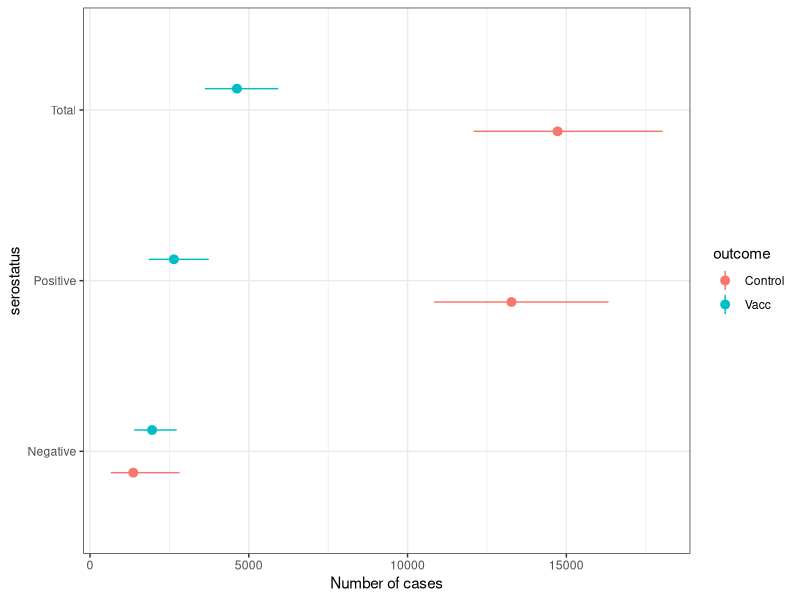
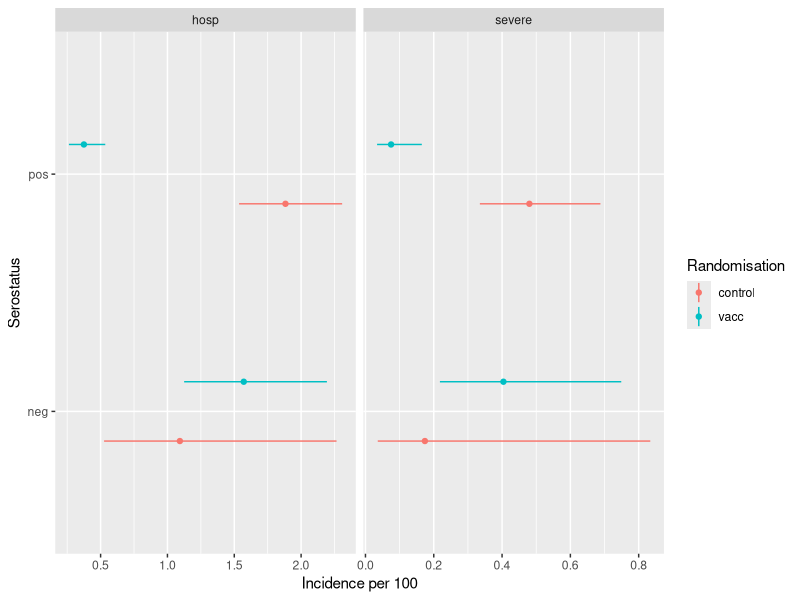

These figures' R source, in order:

# Expected relative proportion of breakthrough hospitalized dengue by serostatus in populations vaccinated with the CYD- tetravalent dengue vaccine in the Philippines
# written by Stefan Flasche using R version 3.5.3

# load packages
require(tidyverse)


# Data --------------------------------------------------------------------

# data: cumulative incidence over 5yrs observed in the trial and its stratification into 
#       seropositive and seronegative using PRNT50 with multiple imputation (in per 100). from Table S10
df <- tibble(no=1:8,
             randomisation = c("vacc","vacc","control","control","vacc","vacc","control","control"),
             serostatus = c("pos","neg","pos","neg","pos","neg","pos","neg"),
             outcome = c(rep("hosp",4),rep("severe",4)),
             incidence.ph.mid = c(.375,1.571,1.883,1.093,0.075,0.404,0.48,0.174),
             incidence.ph.lo = c(.263,1.125,1.536,.526,0.034,0.218,0.335,0.036),
             incidence.ph.hi = c(.535,2.193,2.307,2.265,0.165,0.749,0.688,0.834))

# data : Hazard Ratio in seronegatives by time period (table S23), all studies, MI MO used.
df.t <- tibble(Year = rep(c("Active Phase","Year 1 of Hospital Phase","Year 2 of Hospital Phase", "Beyond Year 2 of Hospital Phase"),2),
               randomisation = rep(c("vacc","control"),each=4),
               serostatus = "neg",
               outcome = "hosp",
               n = c(14, 15.1, 16.7, 18.4,9.7,2.9,4.2,8.5),
               N = c(rep(375.1,4),rep(207.2,4)))

# plot data
p.data <- df %>% ggplot(aes(x= serostatus, y = incidence.ph.mid, ymin = incidence.ph.lo, ymax = incidence.ph.hi,color=randomisation)) +
  geom_linerange(position=position_dodge(width = 0.5)) +
  geom_point(position=position_dodge(width = 0.5)) +
  facet_grid(.~outcome, scales = "free") +
  coord_flip() + ylab("incidence per 100") +
  labs(y = "Incidence per 100", x = "Serostatus", color = "Randomisation")
ggsave(filename = "Pics\\Fig1_Data.tiff",p.data ,unit="cm", width = 14, height = 5, compression = "lzw", dpi = 300)

# sample from lognormal distribution in which the 50%, 2.5% and 97.5% quanitles fit the observed mean, CI.lo and CI.hi respectively
LnfitSample <- function(input= c(mean=1, lo=.5, hi=2), N=10000){
  mean = input[1] %>% as.numeric()
  lo = input[2] %>% as.numeric()
  hi = input[3] %>% as.numeric()
  rlnorm(N, meanlog = log(mean), sdlog = (log(mean/lo) +  log(hi/mean))/2/1.96) %>%
    return()
}


# Analyses ----------------------------------------------------------

# calculate population impact of test and vaccinate strategy (no test = 100% sens, 0% spec)
CasesAverted <- function(seroPrevalence = .7, sensitivity = 1, specificity = 0, 
                         cohortSize=100000, df.tmp = df, outcm = "hosp"){
  df.tmp = df.tmp %>% filter(outcome == outcm)
  Inc.SeroPos.Vacc <- df.tmp %>% filter(randomisation=="vacc" & serostatus =="pos") %>% 
    select(incidence.ph.mid:incidence.ph.hi) %>% LnfitSample()
  Inc.SeroPos.Cont <- df.tmp %>% filter(randomisation=="control" & serostatus =="pos") %>% 
    select(incidence.ph.mid:incidence.ph.hi) %>% LnfitSample()
  Inc.SeroNeg.Vacc <- df.tmp %>% filter(randomisation=="vacc" & serostatus =="neg") %>% 
    select(incidence.ph.mid:incidence.ph.hi) %>% LnfitSample()
  Inc.SeroNeg.Cont <- df.tmp %>% filter(randomisation=="control" & serostatus =="neg") %>% 
    select(incidence.ph.mid:incidence.ph.hi) %>% LnfitSample()
  
  CasesNoVaccSeroPos = cohortSize * seroPrevalence * Inc.SeroPos.Cont / 100
  CasesNoVaccSeroNeg = cohortSize * (1-seroPrevalence) * Inc.SeroNeg.Cont / 100
  CasesVaccSeroPos = cohortSize * seroPrevalence * Inc.SeroPos.Vacc / 100
  CasesVaccSeroNeg = cohortSize * (1-seroPrevalence) * Inc.SeroNeg.Vacc / 100
  
  CasesAvertedSeroPos = cohortSize * seroPrevalence * sensitivity * (Inc.SeroPos.Cont - Inc.SeroPos.Vacc) / 100
  CasesAvertedSeroNeg = cohortSize * (1-seroPrevalence) * (1 - specificity) * (Inc.SeroNeg.Cont - Inc.SeroNeg.Vacc) /100
  
  df_res <- tibble(seroPrevalence, sensitivity, specificity, outcm, 
                   CasesNoVaccSeroPos, CasesNoVaccSeroNeg,
                   CasesNoVaccTotal = CasesNoVaccSeroPos + CasesNoVaccSeroNeg,
                   CasesVaccSeroPos, CasesVaccSeroNeg,
                   CasesVaccTotal = CasesVaccSeroPos + CasesVaccSeroNeg,
                   CasesAvertedSeroPos, CasesAvertedSeroNeg, 
                   CasesAvertedTotal = CasesAvertedSeroPos + CasesAvertedSeroNeg)
  return(df_res)
}

# calculate cases exspected and averted in Phillippines
res <- CasesAverted(seroPrevalence = .85, sensitivity = 1, specificity = 0, cohortSize=830000, df.tmp = df, outcm = "hosp") %>%
  gather(key, value, -(seroPrevalence:outcm)) %>% 
  group_by(key) %>% summarise(mid = median(value), 
                              lo = quantile(value, probs = 0.025),
                              hi = quantile(value, probs = 0.975)) %>% 
  mutate(outcome = rep(c("Averted","Control","Vacc"),each=3)) %>%
  mutate(serostatus = rep(c("Negative", "Positive", "Total"), 3))
res
res %>% filter(outcome != "Averted") %>%
  ggplot(aes(x=serostatus, y=mid, ymin=lo, ymax=hi, color = outcome)) +
    geom_pointrange(position=position_dodge(width = 0.5)) + 
    coord_flip() + ylab("Number of cases") + 
    theme_bw()

# proportion seropos
CasesAverted(seroPrevalence = .85, sensitivity = 1, specificity = 0, cohortSize=830000, df.tmp = df, outcm = "hosp") %>%
  mutate(prop_Neg_vac = CasesVaccSeroNeg/CasesVaccTotal) %>%
  mutate(prop_Neg_Novac = CasesNoVaccSeroNeg/CasesNoVaccTotal) %>%
  select("prop_Neg_vac","prop_Neg_Novac") %>%
  gather(key, value) %>% group_by(key) %>% summarise(mid = median(value),
                                                     lo = quantile(value, probs = 0.025),
                                                     hi = quantile(value, probs = 0.975)) 


#calculate excess cases over time
